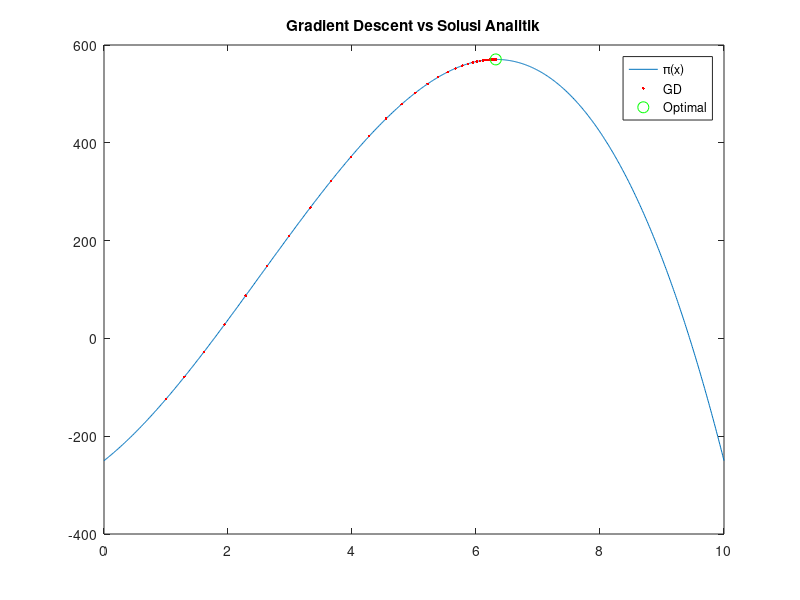

This chart was generated by the following MATLAB code:
% =======================================================================
% UTS Matematika Sains Data Semester Genap 2025/2026
% Soal 5 Konvergensi CLV dan Kekontinuan Biaya
%
% Nama : Muhammad Diyar razaqa Aditya
% NIM  : 2510514031
% Parameter: N=31, a=3, b=1, K=5, theta0=95, alpha=0.002
% Tanggal: 2026-04-27
% =======================================================================
a=3; b=1; K=5;
alpha=0.002;

pi = @(x) -4*x.^3 + 30*x.^2 + 100*x - 250;
dpi = @(x) -12*x.^2 + 60*x + 100;

x = 1;
X = zeros(500,1);
Y = zeros(500,1);

for k=1:500
    X(k)=x;
    Y(k)=pi(x);
    x = x + alpha*dpi(x);
end

% solusi analitik
x_opt = (15 + sqrt(525))/6;

fplot(pi,[0 10])
hold on
plot(X,Y,'r.')
plot(x_opt,pi(x_opt),'go','MarkerSize',8)

legend('π(x)','GD','Optimal')
title('Gradient Descent vs Solusi Analitik')
